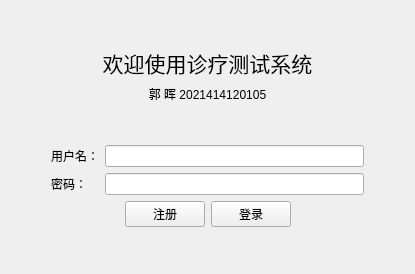
<?xml version="1.0" encoding="UTF-8"?>
<ui version="4.0">
 <class>LoginView</class>
 <widget class="QWidget" name="LoginView">
  <property name="geometry">
   <rect>
    <x>0</x>
    <y>0</y>
    <width>415</width>
    <height>274</height>
   </rect>
  </property>
  <property name="windowTitle">
   <string>登录</string>
  </property>
  <layout class="QVBoxLayout" name="verticalLayout">
   <item>
    <spacer name="verticalSpacer">
     <property name="orientation">
      <enum>Qt::Vertical</enum>
     </property>
     <property name="sizeHint" stdset="0">
      <size>
       <width>20</width>
       <height>38</height>
      </size>
     </property>
    </spacer>
   </item>
   <item>
    <widget class="QLabel" name="labelTitle">
     <property name="font">
      <font>
       <family>Arial</family>
       <pointsize>16</pointsize>
      </font>
     </property>
     <property name="layoutDirection">
      <enum>Qt::LeftToRight</enum>
     </property>
     <property name="text">
      <string>欢迎使用诊疗测试系统</string>
     </property>
     <property name="alignment">
      <set>Qt::AlignCenter</set>
     </property>
     <property name="margin">
      <number>0</number>
     </property>
     <property name="indent">
      <number>-1</number>
     </property>
    </widget>
   </item>
   <item>
    <widget class="QLabel" name="label">
     <property name="text">
      <string>郭 晖 2021414120105</string>
     </property>
     <property name="alignment">
      <set>Qt::AlignCenter</set>
     </property>
    </widget>
   </item>
   <item>
    <spacer name="verticalSpacer_2">
     <property name="orientation">
      <enum>Qt::Vertical</enum>
     </property>
     <property name="sizeHint" stdset="0">
      <size>
       <width>20</width>
       <height>39</height>
      </size>
     </property>
    </spacer>
   </item>
   <item>
    <layout class="QHBoxLayout" name="horizontalLayout_2">
     <item>
      <spacer name="horizontalSpacer">
       <property name="orientation">
        <enum>Qt::Horizontal</enum>
       </property>
       <property name="sizeType">
        <enum>QSizePolicy::Fixed</enum>
       </property>
       <property name="sizeHint" stdset="0">
        <size>
         <width>40</width>
         <height>20</height>
        </size>
       </property>
      </spacer>
     </item>
     <item>
      <layout class="QFormLayout" name="formLayout">
       <item row="0" column="0">
        <widget class="QLabel" name="label_2">
         <property name="text">
          <string>用户名：</string>
         </property>
         <property name="alignment">
          <set>Qt::AlignCenter</set>
         </property>
        </widget>
       </item>
       <item row="0" column="1">
        <widget class="QLineEdit" name="inputUserName">
         <property name="echoMode">
          <enum>QLineEdit::Normal</enum>
         </property>
        </widget>
       </item>
       <item row="1" column="0">
        <widget class="QLabel" name="label_3">
         <property name="text">
          <string>密码：</string>
         </property>
         <property name="alignment">
          <set>Qt::AlignCenter</set>
         </property>
        </widget>
       </item>
       <item row="1" column="1">
        <widget class="QLineEdit" name="inputPwd">
         <property name="text">
          <string/>
         </property>
         <property name="echoMode">
          <enum>QLineEdit::Password</enum>
         </property>
        </widget>
       </item>
      </layout>
     </item>
     <item>
      <spacer name="horizontalSpacer_2">
       <property name="orientation">
        <enum>Qt::Horizontal</enum>
       </property>
       <property name="sizeType">
        <enum>QSizePolicy::Fixed</enum>
       </property>
       <property name="sizeHint" stdset="0">
        <size>
         <width>40</width>
         <height>20</height>
        </size>
       </property>
      </spacer>
     </item>
    </layout>
   </item>
   <item>
    <layout class="QHBoxLayout" name="horizontalLayout_3">
     <item>
      <spacer name="horizontalSpacer_3">
       <property name="orientation">
        <enum>Qt::Horizontal</enum>
       </property>
       <property name="sizeHint" stdset="0">
        <size>
         <width>40</width>
         <height>20</height>
        </size>
       </property>
      </spacer>
     </item>
     <item>
      <layout class="QHBoxLayout" name="horizontalLayout">
       <item>
        <widget class="QPushButton" name="registerBtn">
         <property name="text">
          <string>注册</string>
         </property>
        </widget>
       </item>
       <item>
        <widget class="QPushButton" name="loginBtn">
         <property name="text">
          <string>登录</string>
         </property>
        </widget>
       </item>
      </layout>
     </item>
     <item>
      <spacer name="horizontalSpacer_4">
       <property name="orientation">
        <enum>Qt::Horizontal</enum>
       </property>
       <property name="sizeHint" stdset="0">
        <size>
         <width>40</width>
         <height>20</height>
        </size>
       </property>
      </spacer>
     </item>
    </layout>
   </item>
   <item>
    <spacer name="verticalSpacer_3">
     <property name="orientation">
      <enum>Qt::Vertical</enum>
     </property>
     <property name="sizeHint" stdset="0">
      <size>
       <width>20</width>
       <height>38</height>
      </size>
     </property>
    </spacer>
   </item>
  </layout>
 </widget>
 <resources/>
 <connections/>
</ui>
